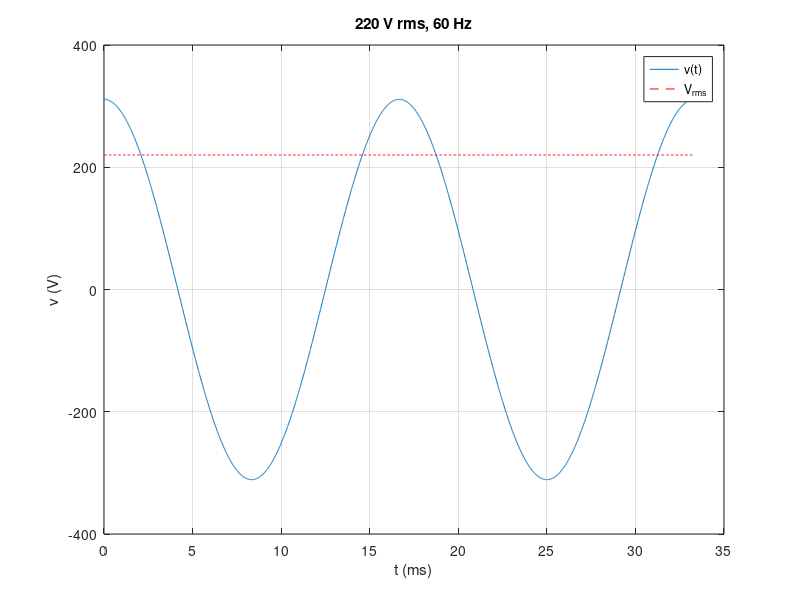

Recreate this plot in MATLAB. (Note: this script raises an error after producing the figure.)
% Circuits 1 — The Sinusoidal Source
%title: The Sinusoidal Source: rms, Frequency, Phase
%ar-title: المصدر الجيبي: القيمة الفعالة والتردد والطور
%lesson: c1-sinusoidal-1
%course: circuits-1

%% The example: 220 V rms, 60 Hz
%ar: القمة Vm = √2 × Vrms، و ω = 2πf. نطبع القانون كاملًا كما نكتبه في الحل.
Vrms = 220; f = 60;
Vm = sqrt(2)*Vrms; w = 2*pi*f; T = 1/f;
fprintf('v(t) = %.0f cos(%.0f t) V,  T = %.3f ms\n', Vm, w, T*1e3)

%% Plot two periods and check the rms numerically
%ar: rms = جذر متوسط المربع. نحسبه عدديًا من العينات: sqrt(mean(v.^2)) على دورة كاملة، ويجب أن يعطي 220.
t = linspace(0, 2*T, 2001);
v = Vm*cos(w*t);
plot(t*1e3, v); grid on; xlabel('t (ms)'); ylabel('v (V)'); title('220 V rms, 60 Hz')
hold on; plot(t*1e3, Vrms*ones(size(t)), 'r--'); hold off; legend('v(t)', 'V_{rms}')
vr = sqrt(mean(v(1:1000).^2));
fprintf('numerical rms over one period = %.2f V\n', vr)

%% Phase: leading and lagging
%ar: cos(ωt + 60°) يتقدم على cos(ωt): يصل قمته قبله بزمن Δt = θ/ω. نحسب Δt بالمللي ثانية.
theta = 60;
dt = (theta*pi/180)/w;
fprintf('a 60 deg lead = %.3f ms earlier\n', dt*1e3)

%%! Project idea: a waveform analyser
%ar: مشروع: دالة تأخذ عينات إشارة (من راسم أو ملف) وترجع القمة والقيمة الفعالة والتردد. هنا نختبرها على إشارة نعرف جوابها.
[pk, rm, fr] = analyse(t, Vm*cos(w*t + 0.3) + 0*t);
fprintf('peak %.1f V, rms %.1f V, f %.1f Hz\n', pk, rm, fr)

function [pk, rm, fr] = analyse(t, x)
    pk = max(abs(x));
    rm = sqrt(mean(x.^2));
    s = sign(x); up = find(s(1:end-1) <= 0 & s(2:end) > 0);   % rising zero crossings
    fr = (numel(up) - 1) / (t(up(end)) - t(up(1)));
end
